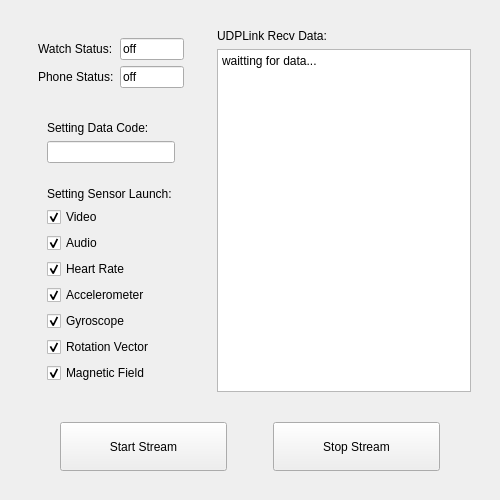
<?xml version="1.0" encoding="UTF-8"?>
<ui version="4.0">
 <class>MainWidget</class>
 <widget class="QWidget" name="MainWidget">
  <property name="geometry">
   <rect>
    <x>0</x>
    <y>0</y>
    <width>500</width>
    <height>500</height>
   </rect>
  </property>
  <property name="sizePolicy">
   <sizepolicy hsizetype="Preferred" vsizetype="Preferred">
    <horstretch>0</horstretch>
    <verstretch>0</verstretch>
   </sizepolicy>
  </property>
  <property name="minimumSize">
   <size>
    <width>500</width>
    <height>500</height>
   </size>
  </property>
  <property name="cursor">
   <cursorShape>ArrowCursor</cursorShape>
  </property>
  <property name="windowTitle">
   <string>Device controller</string>
  </property>
  <property name="windowOpacity">
   <double>1.000000000000000</double>
  </property>
  <property name="styleSheet">
   <string notr="true">font: 75 9pt &quot;Times New Roman&quot;;</string>
  </property>
  <layout class="QGridLayout" name="gridLayout">
   <property name="spacing">
    <number>3</number>
   </property>
   <item row="1" column="0">
    <widget class="QWidget" name="topWidget" native="true">
     <property name="sizePolicy">
      <sizepolicy hsizetype="Preferred" vsizetype="Preferred">
       <horstretch>2</horstretch>
       <verstretch>4</verstretch>
      </sizepolicy>
     </property>
     <layout class="QGridLayout" name="gridLayout_2">
      <property name="bottomMargin">
       <number>0</number>
      </property>
      <item row="0" column="1">
       <widget class="QWidget" name="topRightwidget" native="true">
        <property name="sizePolicy">
         <sizepolicy hsizetype="Preferred" vsizetype="Preferred">
          <horstretch>3</horstretch>
          <verstretch>0</verstretch>
         </sizepolicy>
        </property>
        <layout class="QVBoxLayout" name="verticalLayout_2">
         <item>
          <widget class="QLabel" name="dataInfoLabel">
           <property name="text">
            <string>UDPLink Recv Data:</string>
           </property>
          </widget>
         </item>
         <item>
          <widget class="QTextEdit" name="dataInfoText">
           <property name="readOnly">
            <bool>true</bool>
           </property>
           <property name="html">
            <string>&lt;!DOCTYPE HTML PUBLIC &quot;-//W3C//DTD HTML 4.0//EN&quot; &quot;http://www.w3.org/TR/REC-html40/strict.dtd&quot;&gt;
&lt;html&gt;&lt;head&gt;&lt;meta name=&quot;qrichtext&quot; content=&quot;1&quot; /&gt;&lt;style type=&quot;text/css&quot;&gt;
p, li { white-space: pre-wrap; }
&lt;/style&gt;&lt;/head&gt;&lt;body style=&quot; font-family:'Times New Roman'; font-size:9pt; font-weight:72; font-style:normal;&quot;&gt;
&lt;p style=&quot; margin-top:0px; margin-bottom:0px; margin-left:0px; margin-right:0px; -qt-block-indent:0; text-indent:0px;&quot;&gt;waitting for data...&lt;/p&gt;&lt;/body&gt;&lt;/html&gt;</string>
           </property>
          </widget>
         </item>
        </layout>
       </widget>
      </item>
      <item row="0" column="0">
       <widget class="QWidget" name="topLeftwidget" native="true">
        <property name="sizePolicy">
         <sizepolicy hsizetype="Preferred" vsizetype="Preferred">
          <horstretch>2</horstretch>
          <verstretch>0</verstretch>
         </sizepolicy>
        </property>
        <layout class="QGridLayout" name="gridLayout_3">
         <property name="bottomMargin">
          <number>0</number>
         </property>
         <item row="2" column="0">
          <widget class="QWidget" name="settingWidget" native="true">
           <property name="sizePolicy">
            <sizepolicy hsizetype="Preferred" vsizetype="Preferred">
             <horstretch>0</horstretch>
             <verstretch>5</verstretch>
            </sizepolicy>
           </property>
           <layout class="QVBoxLayout" name="verticalLayout">
            <item>
             <widget class="QWidget" name="codeSetWidget" native="true">
              <property name="sizePolicy">
               <sizepolicy hsizetype="Preferred" vsizetype="Preferred">
                <horstretch>0</horstretch>
                <verstretch>1</verstretch>
               </sizepolicy>
              </property>
              <layout class="QVBoxLayout" name="verticalLayout_3">
               <item>
                <widget class="QLabel" name="codeSetLabel">
                 <property name="layoutDirection">
                  <enum>Qt::LeftToRight</enum>
                 </property>
                 <property name="styleSheet">
                  <string notr="true"/>
                 </property>
                 <property name="text">
                  <string>Setting Data Code:</string>
                 </property>
                </widget>
               </item>
               <item>
                <widget class="QLineEdit" name="codeSetEdit">
                 <property name="sizePolicy">
                  <sizepolicy hsizetype="Expanding" vsizetype="Expanding">
                   <horstretch>0</horstretch>
                   <verstretch>0</verstretch>
                  </sizepolicy>
                 </property>
                </widget>
               </item>
              </layout>
             </widget>
            </item>
            <item>
             <widget class="QWidget" name="sensorSetWidget" native="true">
              <property name="sizePolicy">
               <sizepolicy hsizetype="Preferred" vsizetype="Preferred">
                <horstretch>0</horstretch>
                <verstretch>6</verstretch>
               </sizepolicy>
              </property>
              <layout class="QVBoxLayout" name="verticalLayout_4">
               <item>
                <widget class="QLabel" name="sensorSetlabel">
                 <property name="text">
                  <string>Setting Sensor Launch:</string>
                 </property>
                </widget>
               </item>
               <item>
                <widget class="QCheckBox" name="videoCheck">
                 <property name="sizePolicy">
                  <sizepolicy hsizetype="Preferred" vsizetype="Preferred">
                   <horstretch>0</horstretch>
                   <verstretch>0</verstretch>
                  </sizepolicy>
                 </property>
                 <property name="cursor">
                  <cursorShape>ArrowCursor</cursorShape>
                 </property>
                 <property name="text">
                  <string>Video</string>
                 </property>
                 <property name="checked">
                  <bool>true</bool>
                 </property>
                 <property name="tristate">
                  <bool>false</bool>
                 </property>
                </widget>
               </item>
               <item>
                <widget class="QCheckBox" name="audioCheck">
                 <property name="sizePolicy">
                  <sizepolicy hsizetype="Preferred" vsizetype="Preferred">
                   <horstretch>0</horstretch>
                   <verstretch>0</verstretch>
                  </sizepolicy>
                 </property>
                 <property name="text">
                  <string>Audio</string>
                 </property>
                 <property name="checked">
                  <bool>true</bool>
                 </property>
                </widget>
               </item>
               <item>
                <widget class="QCheckBox" name="heartRateCheck">
                 <property name="sizePolicy">
                  <sizepolicy hsizetype="Preferred" vsizetype="Preferred">
                   <horstretch>0</horstretch>
                   <verstretch>0</verstretch>
                  </sizepolicy>
                 </property>
                 <property name="text">
                  <string>Heart Rate</string>
                 </property>
                 <property name="checked">
                  <bool>true</bool>
                 </property>
                </widget>
               </item>
               <item>
                <widget class="QCheckBox" name="accelerometerCheck">
                 <property name="sizePolicy">
                  <sizepolicy hsizetype="Preferred" vsizetype="Preferred">
                   <horstretch>0</horstretch>
                   <verstretch>0</verstretch>
                  </sizepolicy>
                 </property>
                 <property name="text">
                  <string>Accelerometer</string>
                 </property>
                 <property name="checked">
                  <bool>true</bool>
                 </property>
                </widget>
               </item>
               <item>
                <widget class="QCheckBox" name="gyroscopeCheck">
                 <property name="sizePolicy">
                  <sizepolicy hsizetype="Preferred" vsizetype="Preferred">
                   <horstretch>0</horstretch>
                   <verstretch>0</verstretch>
                  </sizepolicy>
                 </property>
                 <property name="text">
                  <string>Gyroscope</string>
                 </property>
                 <property name="checked">
                  <bool>true</bool>
                 </property>
                </widget>
               </item>
               <item>
                <widget class="QCheckBox" name="rotationVectorCheck">
                 <property name="sizePolicy">
                  <sizepolicy hsizetype="Preferred" vsizetype="Preferred">
                   <horstretch>0</horstretch>
                   <verstretch>0</verstretch>
                  </sizepolicy>
                 </property>
                 <property name="text">
                  <string>Rotation Vector</string>
                 </property>
                 <property name="checked">
                  <bool>true</bool>
                 </property>
                </widget>
               </item>
               <item>
                <widget class="QCheckBox" name="magneticFieldCheck">
                 <property name="sizePolicy">
                  <sizepolicy hsizetype="Preferred" vsizetype="Preferred">
                   <horstretch>0</horstretch>
                   <verstretch>0</verstretch>
                  </sizepolicy>
                 </property>
                 <property name="text">
                  <string>Magnetic Field</string>
                 </property>
                 <property name="checked">
                  <bool>true</bool>
                 </property>
                </widget>
               </item>
              </layout>
             </widget>
            </item>
           </layout>
          </widget>
         </item>
         <item row="0" column="0">
          <widget class="QWidget" name="statusWidget" native="true">
           <property name="sizePolicy">
            <sizepolicy hsizetype="Preferred" vsizetype="Preferred">
             <horstretch>0</horstretch>
             <verstretch>1</verstretch>
            </sizepolicy>
           </property>
           <layout class="QGridLayout" name="gridLayout_4">
            <item row="1" column="1">
             <widget class="QLineEdit" name="phoneStatus">
              <property name="sizePolicy">
               <sizepolicy hsizetype="Expanding" vsizetype="Expanding">
                <horstretch>1</horstretch>
                <verstretch>0</verstretch>
               </sizepolicy>
              </property>
              <property name="text">
               <string>off</string>
              </property>
              <property name="readOnly">
               <bool>true</bool>
              </property>
             </widget>
            </item>
            <item row="0" column="1">
             <widget class="QLineEdit" name="watchStatus">
              <property name="sizePolicy">
               <sizepolicy hsizetype="Expanding" vsizetype="Expanding">
                <horstretch>1</horstretch>
                <verstretch>0</verstretch>
               </sizepolicy>
              </property>
              <property name="text">
               <string>off</string>
              </property>
              <property name="readOnly">
               <bool>true</bool>
              </property>
             </widget>
            </item>
            <item row="0" column="0">
             <widget class="QLabel" name="watchLabel">
              <property name="text">
               <string>Watch Status:</string>
              </property>
             </widget>
            </item>
            <item row="1" column="0">
             <widget class="QLabel" name="phoneLabel">
              <property name="text">
               <string>Phone Status:</string>
              </property>
             </widget>
            </item>
           </layout>
          </widget>
         </item>
        </layout>
       </widget>
      </item>
     </layout>
    </widget>
   </item>
   <item row="2" column="0">
    <widget class="QWidget" name="buttomWidget" native="true">
     <property name="sizePolicy">
      <sizepolicy hsizetype="Preferred" vsizetype="Preferred">
       <horstretch>0</horstretch>
       <verstretch>1</verstretch>
      </sizepolicy>
     </property>
     <layout class="QGridLayout" name="buttomWidgetLayout">
      <property name="leftMargin">
       <number>9</number>
      </property>
      <property name="topMargin">
       <number>18</number>
      </property>
      <property name="bottomMargin">
       <number>18</number>
      </property>
      <item row="0" column="1">
       <widget class="QPushButton" name="startStream">
        <property name="sizePolicy">
         <sizepolicy hsizetype="Preferred" vsizetype="Expanding">
          <horstretch>1</horstretch>
          <verstretch>0</verstretch>
         </sizepolicy>
        </property>
        <property name="text">
         <string>Start Stream</string>
        </property>
       </widget>
      </item>
      <item row="0" column="3">
       <widget class="QPushButton" name="stopStream">
        <property name="sizePolicy">
         <sizepolicy hsizetype="Preferred" vsizetype="Expanding">
          <horstretch>1</horstretch>
          <verstretch>1</verstretch>
         </sizepolicy>
        </property>
        <property name="styleSheet">
         <string notr="true"/>
        </property>
        <property name="text">
         <string>Stop Stream</string>
        </property>
       </widget>
      </item>
      <item row="0" column="4">
       <spacer name="horizontalSpacer_3">
        <property name="orientation">
         <enum>Qt::Horizontal</enum>
        </property>
        <property name="sizeType">
         <enum>QSizePolicy::Preferred</enum>
        </property>
        <property name="sizeHint" stdset="0">
         <size>
          <width>40</width>
          <height>20</height>
         </size>
        </property>
       </spacer>
      </item>
      <item row="0" column="2">
       <spacer name="horizontalSpacer">
        <property name="orientation">
         <enum>Qt::Horizontal</enum>
        </property>
        <property name="sizeType">
         <enum>QSizePolicy::Preferred</enum>
        </property>
        <property name="sizeHint" stdset="0">
         <size>
          <width>40</width>
          <height>20</height>
         </size>
        </property>
       </spacer>
      </item>
      <item row="0" column="0">
       <spacer name="horizontalSpacer_2">
        <property name="orientation">
         <enum>Qt::Horizontal</enum>
        </property>
        <property name="sizeType">
         <enum>QSizePolicy::Preferred</enum>
        </property>
        <property name="sizeHint" stdset="0">
         <size>
          <width>40</width>
          <height>20</height>
         </size>
        </property>
       </spacer>
      </item>
     </layout>
    </widget>
   </item>
  </layout>
 </widget>
 <resources/>
 <connections/>
</ui>
